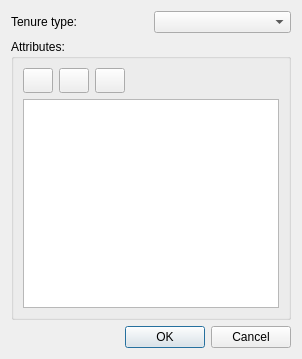
<?xml version="1.0" encoding="UTF-8"?>
<ui version="4.0">
 <class>EntityAttributesEditor</class>
 <widget class="QDialog" name="EntityAttributesEditor">
  <property name="geometry">
   <rect>
    <x>0</x>
    <y>0</y>
    <width>302</width>
    <height>359</height>
   </rect>
  </property>
  <property name="windowTitle">
   <string>Custom Attributes Editor</string>
  </property>
  <layout class="QGridLayout" name="gridLayout_2">
   <item row="0" column="0" colspan="2">
    <layout class="QVBoxLayout" name="vlNotification"/>
   </item>
   <item row="1" column="0">
    <widget class="QLabel" name="label">
     <property name="text">
      <string>Tenure type:</string>
     </property>
    </widget>
   </item>
   <item row="1" column="1">
    <widget class="QComboBox" name="cbo_tenure_type"/>
   </item>
   <item row="2" column="0" colspan="2">
    <widget class="QGroupBox" name="groupBox">
     <property name="title">
      <string>Attributes:</string>
     </property>
     <layout class="QGridLayout" name="gridLayout">
      <item row="0" column="0">
       <layout class="QHBoxLayout" name="horizontalLayout_2">
        <item>
         <widget class="QPushButton" name="btnAddColumn">
          <property name="minimumSize">
           <size>
            <width>30</width>
            <height>25</height>
           </size>
          </property>
          <property name="maximumSize">
           <size>
            <width>30</width>
            <height>25</height>
           </size>
          </property>
          <property name="text">
           <string/>
          </property>
          <property name="icon">
           <iconset resource="../../resources.qrc">
            <normaloff>:/plugins/stdm/images/icons/add.png</normaloff>:/plugins/stdm/images/icons/add.png</iconset>
          </property>
          <property name="iconSize">
           <size>
            <width>20</width>
            <height>20</height>
           </size>
          </property>
         </widget>
        </item>
        <item>
         <widget class="QPushButton" name="btnEditColumn">
          <property name="minimumSize">
           <size>
            <width>30</width>
            <height>25</height>
           </size>
          </property>
          <property name="maximumSize">
           <size>
            <width>30</width>
            <height>25</height>
           </size>
          </property>
          <property name="text">
           <string/>
          </property>
          <property name="icon">
           <iconset resource="../../resources.qrc">
            <normaloff>:/plugins/stdm/images/icons/edit.png</normaloff>:/plugins/stdm/images/icons/edit.png</iconset>
          </property>
          <property name="iconSize">
           <size>
            <width>20</width>
            <height>20</height>
           </size>
          </property>
         </widget>
        </item>
        <item>
         <widget class="QPushButton" name="btnDeleteColumn">
          <property name="sizePolicy">
           <sizepolicy hsizetype="Minimum" vsizetype="Fixed">
            <horstretch>0</horstretch>
            <verstretch>0</verstretch>
           </sizepolicy>
          </property>
          <property name="minimumSize">
           <size>
            <width>30</width>
            <height>25</height>
           </size>
          </property>
          <property name="maximumSize">
           <size>
            <width>30</width>
            <height>25</height>
           </size>
          </property>
          <property name="text">
           <string/>
          </property>
          <property name="icon">
           <iconset resource="../../resources.qrc">
            <normaloff>:/plugins/stdm/images/icons/delete.png</normaloff>:/plugins/stdm/images/icons/delete.png</iconset>
          </property>
         </widget>
        </item>
        <item>
         <spacer name="horizontalSpacer">
          <property name="orientation">
           <enum>Qt::Horizontal</enum>
          </property>
          <property name="sizeHint" stdset="0">
           <size>
            <width>40</width>
            <height>20</height>
           </size>
          </property>
         </spacer>
        </item>
       </layout>
      </item>
      <item row="1" column="0">
       <widget class="AttributesTableView" name="tb_view"/>
      </item>
     </layout>
    </widget>
   </item>
   <item row="3" column="0" colspan="2">
    <widget class="QDialogButtonBox" name="buttonBox">
     <property name="orientation">
      <enum>Qt::Horizontal</enum>
     </property>
     <property name="standardButtons">
      <set>QDialogButtonBox::Cancel|QDialogButtonBox::Ok</set>
     </property>
    </widget>
   </item>
  </layout>
 </widget>
 <customwidgets>
  <customwidget>
   <class>AttributesTableView</class>
   <extends>QTableView</extends>
   <header>stdm.ui.wizard.attributes_table_view</header>
  </customwidget>
 </customwidgets>
 <resources>
  <include location="../../resources.qrc"/>
 </resources>
 <connections>
  <connection>
   <sender>buttonBox</sender>
   <signal>accepted()</signal>
   <receiver>EntityAttributesEditor</receiver>
   <slot>accept()</slot>
   <hints>
    <hint type="sourcelabel">
     <x>248</x>
     <y>254</y>
    </hint>
    <hint type="destinationlabel">
     <x>157</x>
     <y>274</y>
    </hint>
   </hints>
  </connection>
  <connection>
   <sender>buttonBox</sender>
   <signal>rejected()</signal>
   <receiver>EntityAttributesEditor</receiver>
   <slot>reject()</slot>
   <hints>
    <hint type="sourcelabel">
     <x>316</x>
     <y>260</y>
    </hint>
    <hint type="destinationlabel">
     <x>286</x>
     <y>274</y>
    </hint>
   </hints>
  </connection>
 </connections>
</ui>
